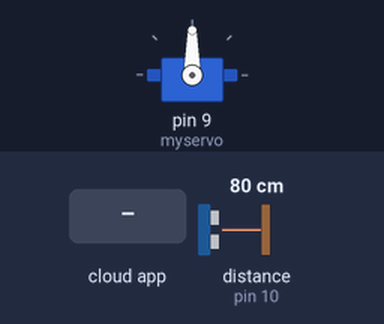
Bench run of a sketch on a simulated Arduino Uno, built with avr-gcc and run on an emulated ATmega328P. Parts: servo. The inputs (shaded band) are chosen by the test bench; at power-on: distance to the obstacle (sensor on pin 10) 80 cm. The echo pulse lasts 58.3 µs per cm; the ROS host is connected and sends only what is stated.

Above: at 1.2 s.
1.3 s: the phone or cloud app sets Servo to 0
At 2.5 s:
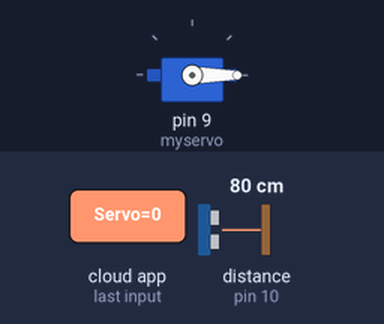
2.8 s: the phone or cloud app sets Servo to 180
At 3.6 s:
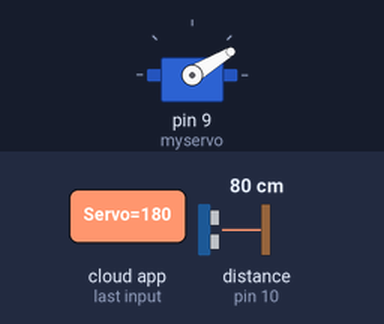
Timing chart, 0 to 5.8 s (numbered marks = the images above; inputs shaded):
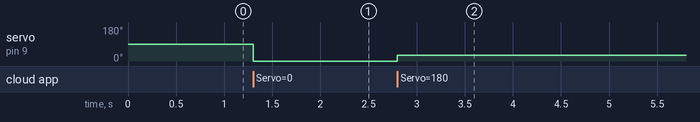

Measured:
- after the input at 1.3 s, servo on pin 9 (myservo): 90° → 0° at once
- after the input at 2.8 s, servo on pin 9 (myservo): 0° → 31° at once

The sketch:

RosUltraSom.ino
```cpp
#include <ros.h>
#include <std_msgs/Int32.h>

#include <Ultrasonic.h>
#include <Servo.h>
#define TRIGGER_PIN  12
#define ECHO_PIN     10

Ultrasonic ultrasonic(TRIGGER_PIN, ECHO_PIN);
Servo myservo;

ros::NodeHandle nodo;

std_msgs::Int32 ValorUltraSom;

int valorServo;

ros::Publisher UltraSom("UltraSom", &ValorUltraSom);

void Callback(const std_msgs::Int32& msg){
  valorServo=msg.data;
  valorServo=map(valorServo,0,1023,0,180);
  myservo.write(valorServo); //escreve valor do angulo no servo
}

ros::Subscriber<std_msgs::Int32> sub("Servo", Callback); //cria o subscriver sub que se inscreve no tópico Servo

void setup() {
  nodo.initNode(); //Inicia No do ultra som
  nodo.advertise(UltraSom); //Divulga para o Ros o Topico UltraSom
  nodo.subscribe(sub); // inicia a inscrição do subscriber sub
  myservo.attach(9); //Inicia o servo no pino 9

}


void loop() {
  // put your main code here, to run repeatedly:

  float cmMsec, inMsec;
  long microsec = ultrasonic.timing();

  cmMsec = ultrasonic.convert(microsec, Ultrasonic::CM);
  ValorUltraSom.data=cmMsec;

  UltraSom.publish(&ValorUltraSom); // Publica Valor do Ultra som no tópico UltraSom

  nodo.spinOnce(); // Coloca para o Ros Reconhecer o ciclo

  //delay(1000);

}
```
